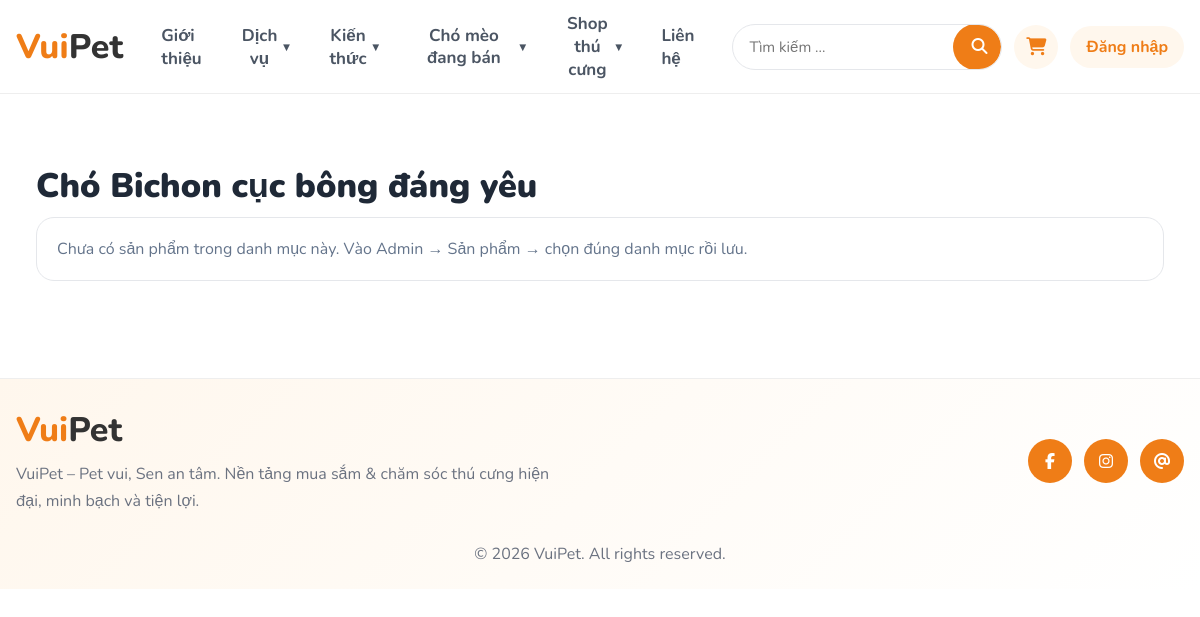
Page /trang_khach/cho_meo_dang_ban/cho_bichon.php on the earlier database version.
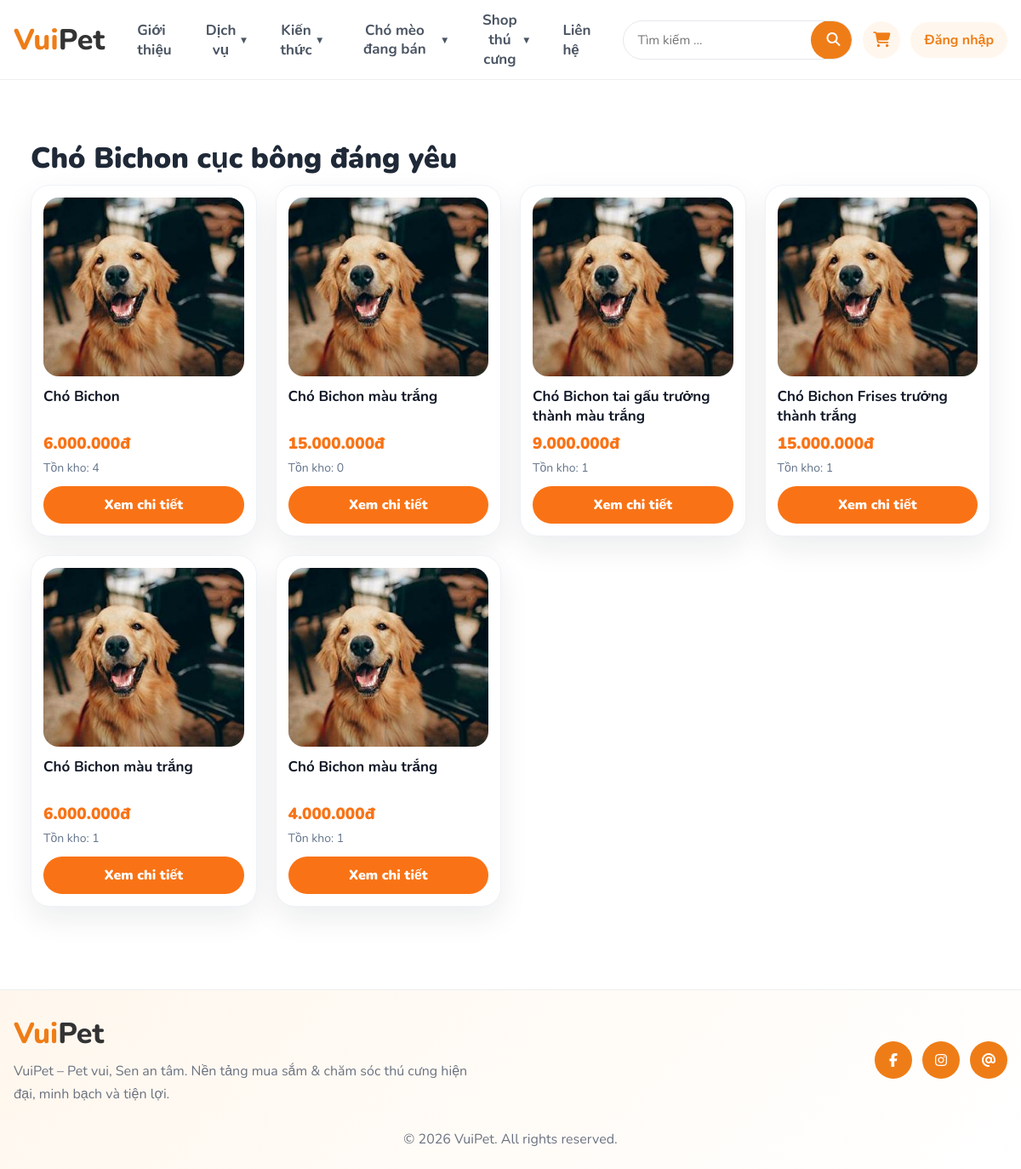
Same page on the later database version.
### tables this page shows
CREATE TABLE `san_pham` (
  `id` int(11) NOT NULL,
  `id_danh_muc` int(11) NOT NULL,
  `id_nha_cung_cap` int(11) DEFAULT NULL,
  `ma_sku` varchar(50) NOT NULL,
  `ten_san_pham` varchar(200) NOT NULL,
  `gia_ban` int(11) NOT NULL DEFAULT 0,
  `gia_nhap` int(11) NOT NULL DEFAULT 0,
  `ton_kho` int(11) NOT NULL DEFAULT 0,
  `trang_thai` tinyint(4) NOT NULL DEFAULT 1,
  `hinh_anh` varchar(255) DEFAULT NULL,
  `mo_ta` text DEFAULT NULL,
  `ngay_tao` datetime NOT NULL DEFAULT current_timestamp(),
  `so_luong_ton` int(11) NOT NULL DEFAULT 0
);

### trang_khach/cho_meo_dang_ban/cho_bichon.php (called while the page is built)
<?php
include __DIR__ . "/../header.php";
$CATEGORY_ID = 16;
$PAGE_TITLE = "Chó Bichon cục bông đáng yêu";
include __DIR__ . "/../_inc/list_sanpham.php";
include __DIR__ . "/../footer_banner.php";
?>

### trang_khach/_inc/list_sanpham.php (the view, shortened to what this page needs)
<?php
require_once __DIR__ . "/../../config/ket_noi_csdl.php";
$CATEGORY_ID = isset($CATEGORY_ID) ? (int)$CATEGORY_ID : 0;
$PAGE_TITLE = $PAGE_TITLE ?? "Sản phẩm";
$stmt = $conn->prepare("
  SELECT id, ten_san_pham, gia_ban, hinh_anh, mo_ta, ton_kho
  FROM san_pham
  WHERE id_danh_muc = ?
    AND trang_thai = 1
  ORDER BY id DESC
");
$stmt->bind_param("i", $CATEGORY_ID);
$stmt->execute();
$rs = $stmt->get_result();
function product_img_url($filename) {
  $filename = trim((string)$filename);
  return "/petshop/petshop/assets/uploads/products/" . rawurlencode($filename);
}
?>
<section class="productWrap">
  <h1 class="productTitle"><?= htmlspecialchars($PAGE_TITLE) ?></h1>
  <?php if ($rs->num_rows === 0): ?>
    <div class="emptyBox">
      Chưa có sản phẩm trong danh mục này. Vào Admin → Sản phẩm → chọn đúng danh mục rồi lưu.
    </div>
  <?php else: ?>
    <div class="productGrid">
      <?php while($sp = $rs->fetch_assoc()): ?>
        <div class="productCard">
          <img
            src="<?= htmlspecialchars(product_img_url($sp["hinh_anh"] ?? "")) ?>"
            alt="<?= htmlspecialchars($sp["ten_san_pham"]) ?>"
            onerror="this.src='/petshop/petshop/assets/uploads/products/no-image.jpg';">
          <h3><?= htmlspecialchars($sp["ten_san_pham"]) ?></h3>
          <div class="productPrice">
            <?= number_format((int)$sp["gia_ban"], 0, ",", ".") ?>đ
          </div>
          <div class="productStock">
            Tồn kho: <?= (int)$sp["ton_kho"] ?>
          </div>
          <a class="productBtn" href="/petshop/petshop/trang_khach/chi_tiet.php?id=<?= (int)$sp["id"] ?>">
            Xem chi tiết
          </a>
        </div>
      <?php endwhile; ?>
    </div>
  <?php endif; ?>
</section>

### trang_khach/header.php (shortened to what this page needs)
<?php
$current = basename($_SERVER['PHP_SELF']);
$khachDangNhap = $_SESSION['khach'] ?? $_SESSION['user'] ?? null;
$tenKhachHang = "";
?>
<!doctype html>
<html lang="vi">
<head>
  <link rel="stylesheet" href="https://cdnjs.cloudflare.com/ajax/libs/font-awesome/6.5.0/css/all.min.css">
  <link rel="stylesheet" href="/petshop/petshop/assets/css/vuipet/flatsome.css">
</head>
<body>
<nav class="vpTop">
  <div class="container vpTop__inner">
    <a class="vpLogo" href="/petshop/petshop/trang_khach/trang_chu.php">
      <span class="vpLogo__a">Vui</span><span class="vpLogo__b">Pet</span>
    </a>
    <ul class="vpMenu2">
      <li>
        <a class="vpTab <?= $current == 'gioi_thieu.php' ? 'vpTab--active' : '' ?>"
           href="http://localhost/petshop/petshop/trang_khach/gioi_thieu.php">
          Giới thiệu
        </a>
      </li>
      <li class="vpDrop">
        <button class="vpTab vpTab--drop" type="button">
          Dịch vụ <span class="chev">▾</span>
        </button>
      </li>
      <li class="vpDrop">
        <button class="vpTab vpTab--drop" type="button">
          Kiến thức <span class="chev">▾</span>
        </button>
      </li>
      <li class="vpDrop">
        <button class="vpTab vpTab--drop" type="button">
          Chó mèo đang bán <span class="chev">▾</span>
        </button>
      </li>
      <li class="vpDrop">
        <button class="vpTab vpTab--drop" type="button">
          Shop thú cưng <span class="chev">▾</span>
        </button>
      </li>
      <li>
        <a class="vpTab <?= $current == 'lien_he.php' ? 'vpTab--active' : '' ?>"
           href="http://localhost/petshop/petshop/trang_khach/lien_he.php">
          Liên hệ
        </a>
      </li>
    </ul>
    <div class="vpRight">
      <div class="vpSearch2">
        <input id="navSearch" type="text" placeholder="Tìm kiếm ...">
        <button id="navSearchBtn" type="button" aria-label="Tìm kiếm">
          <i class="fas fa-search"></i>
        </button>
      </div>
      <a class="vpCart" href="http://localhost/petshop/petshop/trang_khach/gio_hang.php" title="Giỏ hàng">
        <i class="fas fa-cart-shopping"></i>
      </a>
      <?php if (!empty($khachDangNhap)): ?>
        <div class="vpUserInfo" title="<?= htmlspecialchars($tenKhachHang) ?>">
          <i class="fas fa-user"></i>
          <span class="vpUserInfo__name">
            <?= htmlspecialchars($tenKhachHang) ?>
          </span>
        </div>
        <a class="vpLogin" href="http://localhost/petshop/petshop/api/api_dang_xuat.php?src=khach">
          Đăng xuất
        </a>
      <?php else: ?>
        <a class="vpLogin" href="http://localhost/petshop/petshop/trang_khach/dang_nhap.php">
          Đăng nhập
        </a>
      <?php endif; ?>
    </div>
  </div>
</nav>
<main class="container">

### trang_khach/footer_banner.php
</main>
<section class="footerBanner" id="lienhe">
  <div class="footerInner">
    <div class="footerBrand">
      <div class="footerLogo">
        <span class="vpLogo__a">Vui</span><span class="vpLogo__b">Pet</span>
      </div>
      <p>
        VuiPet – Pet vui, Sen an tâm. Nền tảng mua sắm & chăm sóc thú cưng hiện đại, minh bạch và tiện lợi.
      </p>
    </div>
    <div class="footerSocial">
      <a href="https://l.instagram.com/?u=https%3A%2F%2Fwww.facebook.com%2Fprofile.php%3Fid%3D100069656538586%26mibextid%3DLQQJ4d%26utm_source%3Dig%26utm_medium%3Dsocial%26utm_content%3Dlink_in_bio&e=AT3J-dIawlxaxzONEqJT4TgSg54hxT4lg_tNq4HGdmQ406ZXgz6ddVZUkmLnRB8KhLYv_hSJbNjXolowNIWwxT7X0mxGbB-WdLMWZ0IrNw"
         target="_blank" title="Facebook"><i class="fab fa-facebook-f"></i></a>
      <a href="https://www.instagram.com/m.cong1907/" target="_blank" title="Instagram">
        <i class="fab fa-instagram"></i>
      </a>
      <a href="https://www.threads.com/@m.cong1907?xmt=AQF0FtAww2OO-jdazj7nGHL8PbQIfeqvUvuY4PhloBqfiUk"
         target="_blank" title="Threads"><i class="fa-solid fa-at"></i></a>
    </div>
  </div>
  <div class="footerCopy">© 2026 VuiPet. All rights reserved.</div>
</section>
</body>
</html>

### trang_khach/_inc/list_sanpham.php (style rules this page uses)
.productWrap { max-width:1200px; margin:45px auto; padding:0 20px; }
.productTitle { font-size:34px; font-weight:900; color:#1f2937; margin-bottom:8px; }
.productGrid { display:grid; grid-template-columns:repeat(4,1fr); gap:22px; }
.productCard { background:white; border-radius:22px; padding:14px; box-shadow:0 14px 35px rgba(15,23,42,.08); border:1px solid #eef2f7; }
.productCard img { width:100%; height:210px; object-fit:cover; border-radius:18px; background:#f1f5f9; }
.productCard h3 { font-size:17px; margin:12px 0 8px; color:#111827; min-height:46px; }
.productPrice { color:#f97316; font-weight:900; font-size:19px; }
.productStock { color:#64748b; font-size:14px; margin-top:6px; }
.productBtn { display:block; margin-top:12px; text-align:center; padding:11px; border-radius:999px; background:#f97316; color:white; text-decoration:none; font-weight:900; }
.emptyBox { padding:20px; background:white; border-radius:18px; border:1px solid #e5e7eb; color:#64748b; }

Differences in the rows shown:
added san_pham: ten_san_pham "Chó Bichon", gia_ban "6.000.000", ton_kho "4"
added san_pham: ten_san_pham "Chó Bichon màu trắng", gia_ban "15.000.000", ton_kho "0"
added san_pham: ten_san_pham "Chó Bichon tai gấu trưởng thành màu trắng", gia_ban "9.000.000", ton_kho "1"
added san_pham: ten_san_pham "Chó Bichon Frises trưởng thành trắng", gia_ban "15.000.000", ton_kho "1"
added san_pham: ten_san_pham "Chó Bichon màu trắng", gia_ban "6.000.000", ton_kho "1"
added san_pham: ten_san_pham "Chó Bichon màu trắng", gia_ban "4.000.000", ton_kho "1"
Other differences:
text no longer shown: "Chưa có sản phẩm trong danh mục này. Vào Admin → Sản phẩm → chọn đúng danh mục rồi lưu."
